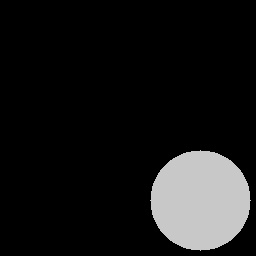
#> input picture fig2.jpg, 256 x 256 px
$ python LSM_NoReInit.py   (Python 2 division)   (older library calls are emulated)
#> lines starting #> are read from the running program, lines starting #| are printed output that depends on the picture; after the words box and inside, x2 and y2 are one past the last pixel; in counts of white or black regions, pixels touching at a corner belong together
#> further down, img is the input picture: shape (256, 256, 3); min 0, max 207, mean 24
import numpy as np
import scipy.ndimage
import scipy.signal
import cv2
import matplotlib.pyplot as plt
import numdifftools as nd


def divergence(fx, fy):
    fyx, fxx = np.gradient(fx)
    fyy, fxy = np.gradient(fy)
    f = fxx + fyy
    return f

def deltafunction(epsilon, phi):
    k = (1.0/(2.0*epsilon))*(1+np.cos((np.pi*phi)/epsilon))
    delta = (0.0*(np.abs(phi)>epsilon))+(k*(np.abs(phi)<=epsilon))
    delta = delta.astype('float32')
    return delta

def energy(img,mew, phi, lamda, v, epsilon, Ix, Iy):
    """INTERNAL____ENERGY"""
    # print phi.max()
    laplacian = cv2.Laplacian(phi,cv2.CV_32F)
    # Gx = cv2.Sobel(phi,cv2.CV_32F,1,0)
    # Gy = cv2.Sobel(phi,cv2.CV_32F,0,1)
    Gy, Gx = np.gradient(phi)
    magG = np.sqrt((Gx**2)+(Gy**2))
    plt.imshow(magG)
    plt.show()
    plt.clf()
    """Grad(phi)/mag(phi) ->> NORMALIZE !!!!!!!!!!!"""
    norm_Gx = Gx/(magG+(magG==0))
    norm_Gy = Gy/(magG+(magG==0))
    # [4 lines of commented-out code are left out]
    """div_sum_grad"""
    div = divergence(norm_Gx,norm_Gy)
    A = laplacian-div
    inner = mew*A

    """EXTERNAL___ENERGY"""
    delta = deltafunction(epsilon, phi)
    #!!!!! g !!!!!
    # print b
    # print "+++"
    edge = np.sqrt(np.square(Ix)+np.square(Iy))
    g = 1.0/(1.0+(edge**2))


    """!!!!!!!THIS MAKE THE RESULT AS RIPPLES!!!!!!!!!!!!"""
    norm_Gx_length = g*norm_Gx
    norm_Gy_length = g*norm_Gy
    """div_sum_grad"""
    div = divergence(norm_Gx_length,norm_Gy_length)
    exter_length = lamda*delta*div

    # exter_area = v*delta
    exter_area = v*g*delta

    """Pball's part' workjaaaa"""
    mean_value = 200.0
    cov_value = 20.0
    E = (((img-mean_value)**2)/(cov_value))+np.log(cov_value)
    (row,col) = np.nonzero(E<cov_value)
    E[row,col] = -mean_value
    E4 = (delta*E).astype('float32')
    # """mook's part NOT work'"""
    # E = (1.0/(1.0+(g*(edge**2))))*delta
    # (row,col) = np.nonzero(E<cov_value)

    return inner, exter_length, exter_area, E4


def process(img, img_gray):
    phi = -2.0*np.ones(img_gray.shape,'float32')
    # """for circle image (center)"""
    phi[100:101, :] = 2
    # phi[50:100, 50:100] = 2
    # """for circle image (buttom-right)"""
    # phi[200:230, 200:240] = 4
    """for pipeline images"""
    # phi[200:460, 200:568] = 4
    # phi[460:470, :] = 4
    """TRY PHI TO LINE FUNCTION!!!!"""
    # plt.imshow(phi)
    # plt.show()

    mew = 0.01
    lamda = 0.005
    v = 0.005 #initial inside: -
    epsilon = 2.0
    time = 1.0
    sigma = 1
    iter = 1000
    beta = 1.0
    """smooth to denoise"""
    img_smooth = scipy.ndimage.filters.gaussian_filter(img_gray, sigma)
    plt.imshow(img_smooth)
    plt.show()
    # """No smooth: cannot get circle's boundary'"""
    # img_smooth = img_gray
    """Edge_sobel"""
    Ix = cv2.Sobel(img_smooth,cv2.CV_32F,1,0)
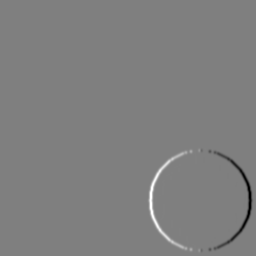
#> Ix: shape (256, 256) float32; min -515, max 513, mean 0; drawn with min black and max white
    Iy = cv2.Sobel(img_smooth,cv2.CV_32F,0,1)
    # [4 lines of commented-out code are left out]
    """Edge_gradient"""
    # [7 lines of commented-out code are left out]
    print "whileloop"

    plt.imshow(img_gray)
    # plt.hold(True)
    CS = plt.contour(phi,0, colors='g' ,linewidths=2)
    plt.draw()
    # time.sleep(0.1)
    # plt.hold(False)
    plt.show()
    plt.ion()
    # print "++++++++++++"
    # print phi.shape
    for i in range(0, iter):
        print "times#: ", i
        internal, external_length, external_area, E = energy(img_gray,mew, phi, lamda, v, epsilon, Ix, Iy)
        # print "vvvvvvvvvvvvvv"
        # print phi.shape
        # print internal.shape, external_length.shape, external_area.shape
        phi = phi+(time*(internal+external_length+external_area-(beta*E)))
        # phi = phi+(time*(internal+external_length-external_area))
        phi = phi.astype('float32')
        # print "________________________________"
        # print phi.shape
        if i % 10==0:
            plt.imshow(phi)
            CS = plt.contour(phi,0, colors='r' ,linewidths=2)
            plt.draw()
            plt.show()
            plt.pause(0.05)
            plt.clf()
#> this loop made 1000 passes
#> pass 1, in energy, `laplacian = cv2.Laplacian(phi,cv2.CV_32F)`:
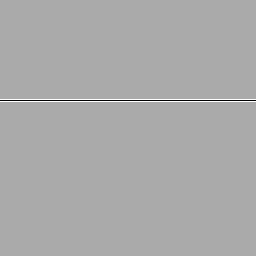
#> laplacian: shape (256, 256) float32; min -8, max 4, mean 0; drawn with min black and max white
#> pass 1, in energy, `Gy, Gx = np.gradient(phi)`:
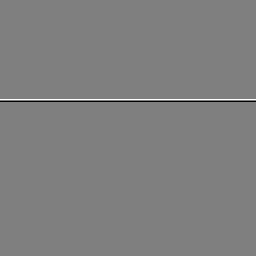
#> Gy: shape (256, 256) float32; min -2, max 2, mean 0; drawn with min black and max white
#> pass 1, in energy, `magG = np.sqrt((Gx**2)+(Gy**2))`:
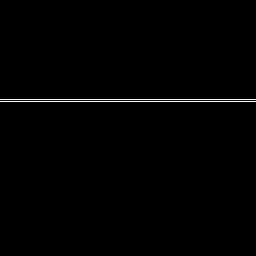
#> magG: shape (256, 256) float32; values 0 (black) and 2 (white), 0.78% white in thin lines or dots, all inside (x1, y1, x2, y2) = (0, 99, 256, 102)
#> pass 1, in process, `plt.show()`:
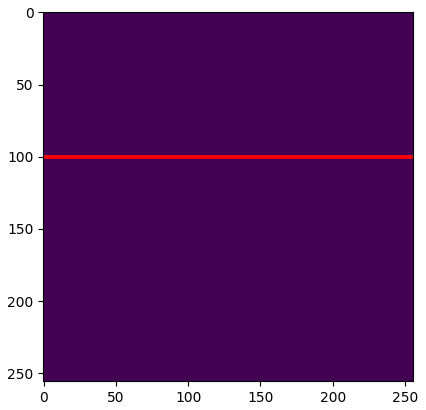
#> figure drawn by matplotlib, 1 panel
#> after the loop:
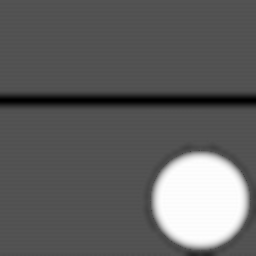
#> phi: shape (256, 256) float32; min -38.77, max 73.49, mean 3.7; drawn with min black and max white
    plt.ioff()
    plt.imshow(img_gray)
    # plt.hold(True)
    CS = plt.contour(phi,0, colors='g' ,linewidths=2)
    plt.draw()
    # time.sleep(0.1)
    # plt.hold(False)
    plt.show()
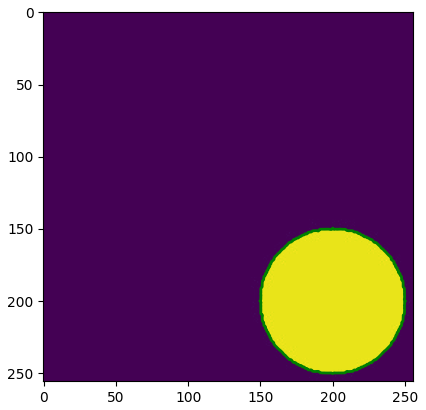
#> figure drawn by matplotlib, 1 panel

if __name__ == "__main__":
    # img = cv2.imread('Feature.png')
    # img = cv2.imread('image_RTheta.jpg')
    img = cv2.imread('fig2.jpg')
    img_gray = cv2.cvtColor(img, cv2.COLOR_BGR2GRAY)
    process(img, img_gray)
    # print img.dtype

$ run again, with Feature.png saved as fig2.jpg
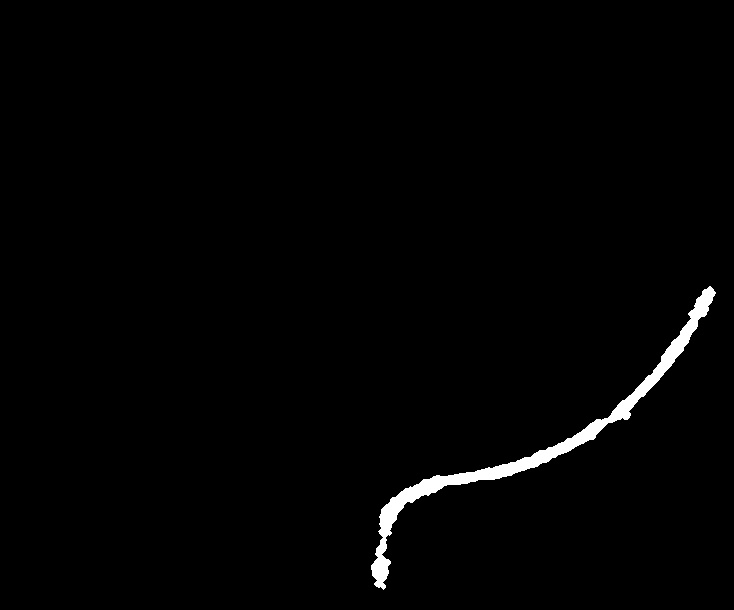
#> input picture Feature.png, 734 x 610 px
#> img is the input picture: shape (610, 734, 3); min 0, max 255, mean 3.3
#> the loop in process, `for i in range(0, iter):` made 1000 passes
#> pass 1, in energy, `magG = np.sqrt((Gx**2)+(Gy**2))`:
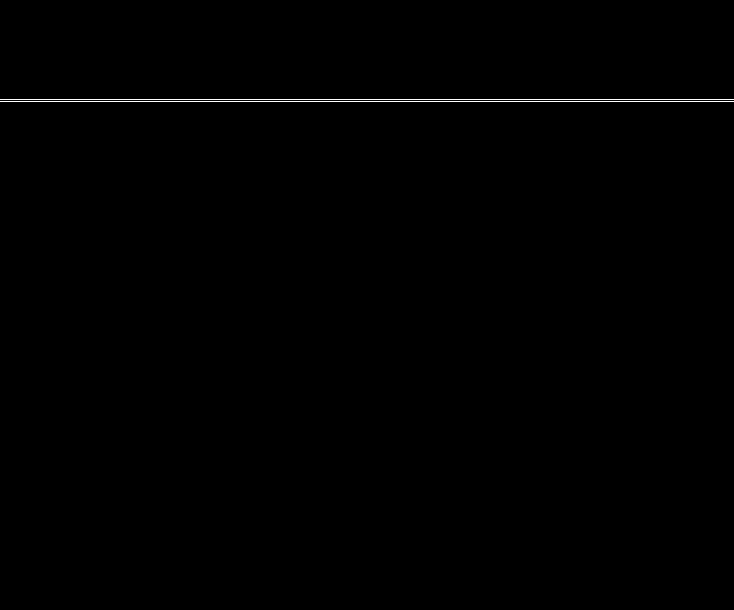
#> magG: shape (610, 734) float32; values 0 (black) and 2 (white), 0.33% white in thin lines or dots, all inside (x1, y1, x2, y2) = (0, 99, 734, 102)
#> after the loop in process, `for i in range(0, iter):`:
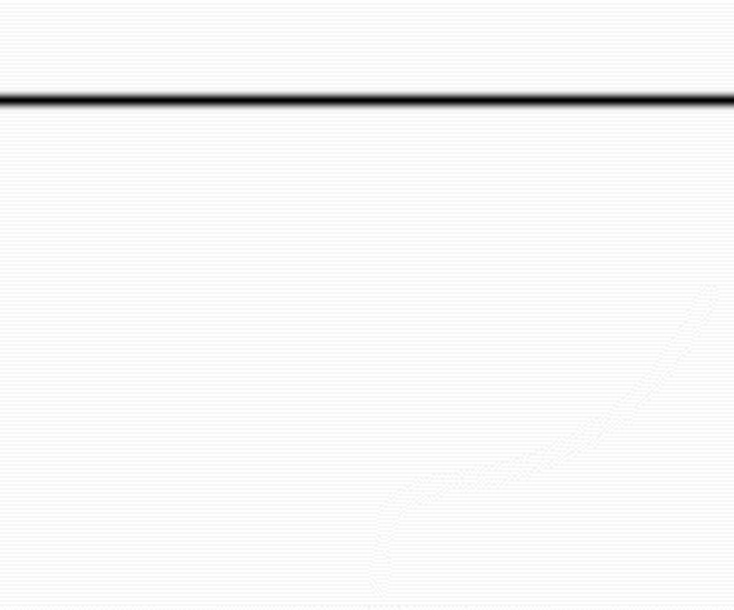
#> phi: shape (610, 734) float32; min -38.77, max -1.98, mean -3.11; drawn with min black and max white
